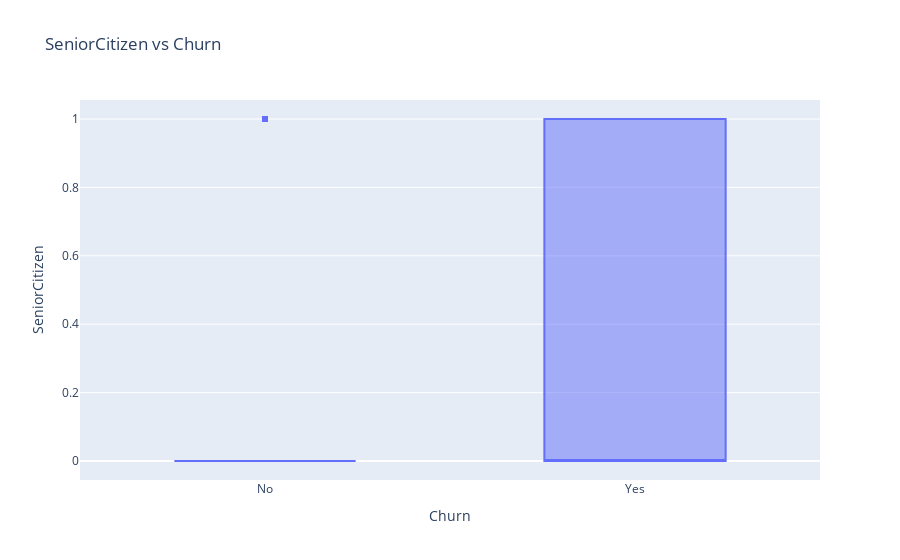
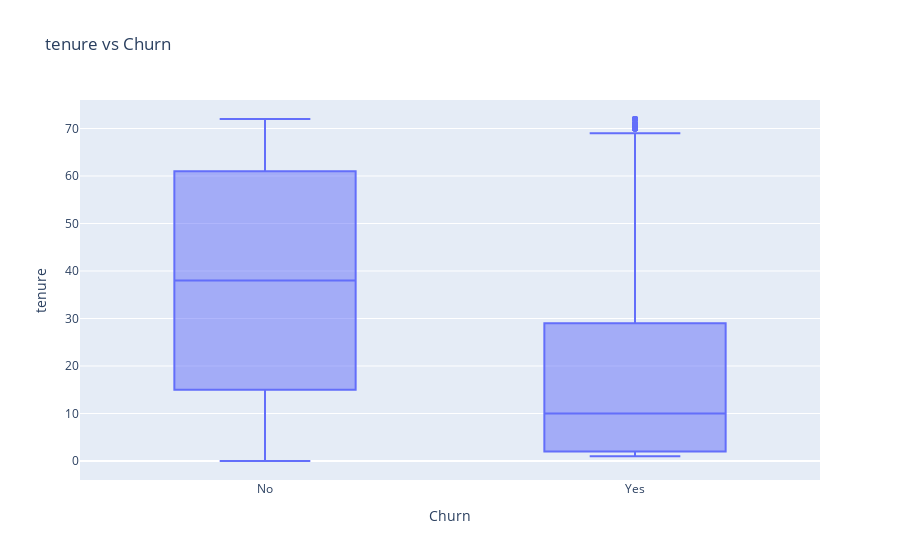
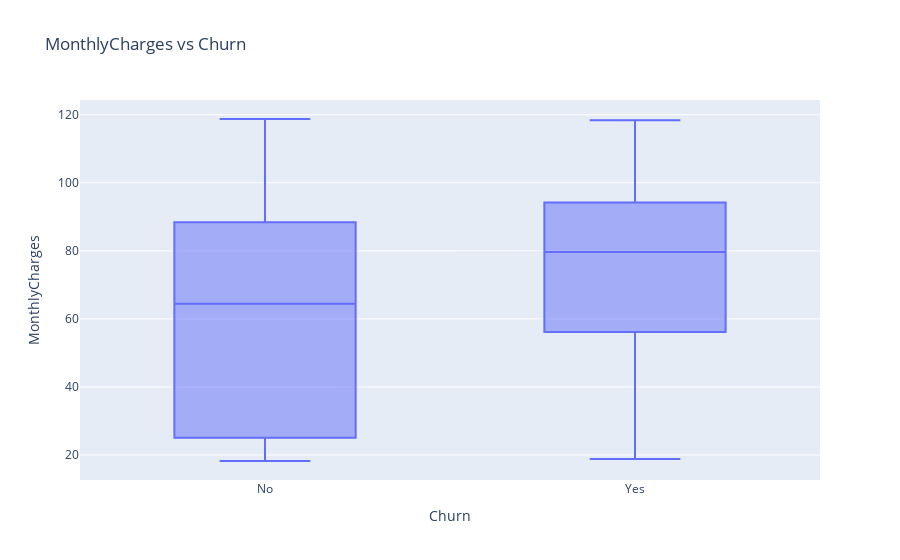

Write notebook code for charts like these, in order.
### Code cell
for col in numerical_cols:
    if col != 'Churn':  # skip target
        fig = px.box(df, x='Churn', y=col, title=f'{col} vs Churn')
        fig.show()

### Figure 1 — Plotly figure (JSON) as saved in the notebook; plotly's stock layout.template omitted (floating-point values rounded to 4 significant figures; data arrays with more than 128 entries replaced by an {"elided": "..."} marker saying what was removed)
{"data": [{"alignmentgroup": "True", "hovertemplate": "Churn=%{x}<br>SeniorCitizen=%{y}<extra></extra>", "legendgroup": "", "marker": {"color": "#636efa"}, "name": "", "notched": false, "offsetgroup": "", "orientation": "v", "showlegend": false, "type": "box", "x": {"elided": "7043 str values"}, "x0": " ", "xaxis": "x", "y": {"elided": "7043 int values"}, "y0": " ", "yaxis": "y"}], "layout": {"boxmode": "group", "legend": {"tracegroupgap": 0}, "title": {"text": "SeniorCitizen vs Churn"}, "xaxis": {"anchor": "y", "domain": [0, 1], "title": {"text": "Churn"}}, "yaxis": {"anchor": "x", "domain": [0, 1], "title": {"text": "SeniorCitizen"}}}}

### Figure 2 — Plotly figure (JSON) as saved in the notebook; plotly's stock layout.template omitted (floating-point values rounded to 4 significant figures; data arrays with more than 128 entries replaced by an {"elided": "..."} marker saying what was removed)
{"data": [{"alignmentgroup": "True", "hovertemplate": "Churn=%{x}<br>tenure=%{y}<extra></extra>", "legendgroup": "", "marker": {"color": "#636efa"}, "name": "", "notched": false, "offsetgroup": "", "orientation": "v", "showlegend": false, "type": "box", "x": {"elided": "7043 str values"}, "x0": " ", "xaxis": "x", "y": {"elided": "7043 int values"}, "y0": " ", "yaxis": "y"}], "layout": {"boxmode": "group", "legend": {"tracegroupgap": 0}, "title": {"text": "tenure vs Churn"}, "xaxis": {"anchor": "y", "domain": [0, 1], "title": {"text": "Churn"}}, "yaxis": {"anchor": "x", "domain": [0, 1], "title": {"text": "tenure"}}}}

### Figure 3 — Plotly figure (JSON) as saved in the notebook; plotly's stock layout.template omitted (floating-point values rounded to 4 significant figures; data arrays with more than 128 entries replaced by an {"elided": "..."} marker saying what was removed)
{"data": [{"alignmentgroup": "True", "hovertemplate": "Churn=%{x}<br>MonthlyCharges=%{y}<extra></extra>", "legendgroup": "", "marker": {"color": "#636efa"}, "name": "", "notched": false, "offsetgroup": "", "orientation": "v", "showlegend": false, "type": "box", "x": {"elided": "7043 str values"}, "x0": " ", "xaxis": "x", "y": {"elided": "7043 float values"}, "y0": " ", "yaxis": "y"}], "layout": {"boxmode": "group", "legend": {"tracegroupgap": 0}, "title": {"text": "MonthlyCharges vs Churn"}, "xaxis": {"anchor": "y", "domain": [0, 1], "title": {"text": "Churn"}}, "yaxis": {"anchor": "x", "domain": [0, 1], "title": {"text": "MonthlyCharges"}}}}
